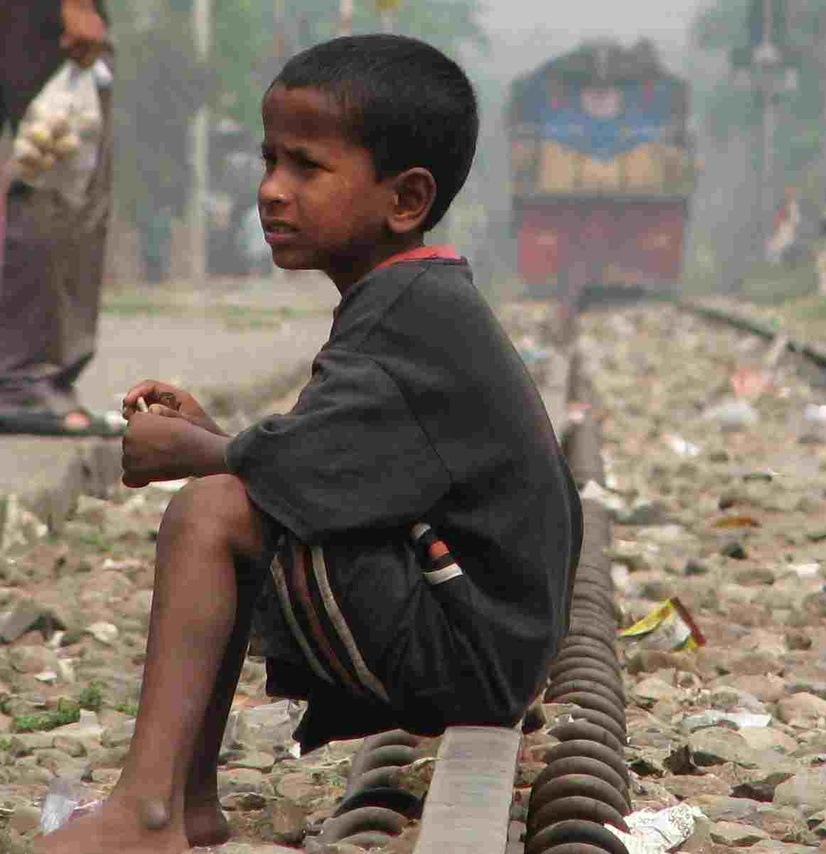
#> input picture Basics/Scan1.jpg, 826 x 854 px, shrunk from 1162 x 1202 before the run
$ python Negative_image.py
#> lines starting #> are read from the running program, lines starting #| are printed output that depends on the picture; after the words box and inside, x2 and y2 are one past the last pixel; in counts of white or black regions, pixels touching at a corner belong together
import cv2

img = cv2.imread('Scan1.jpg')
#> img is the input picture: shape (854, 826, 3); mean B, G, R 100.2, 110.8, 121.5

img_height , img_width , dim = img.shape
#> img_height = 854; img_width = 826; dim = 3

#img = 255 - img

for i in range(0,int(img_height/3)):
	for j in range(0,int(img_width/3)):
		for k in range(0,dim):
			img[i][j][k] = 255 - img[i][j][k]
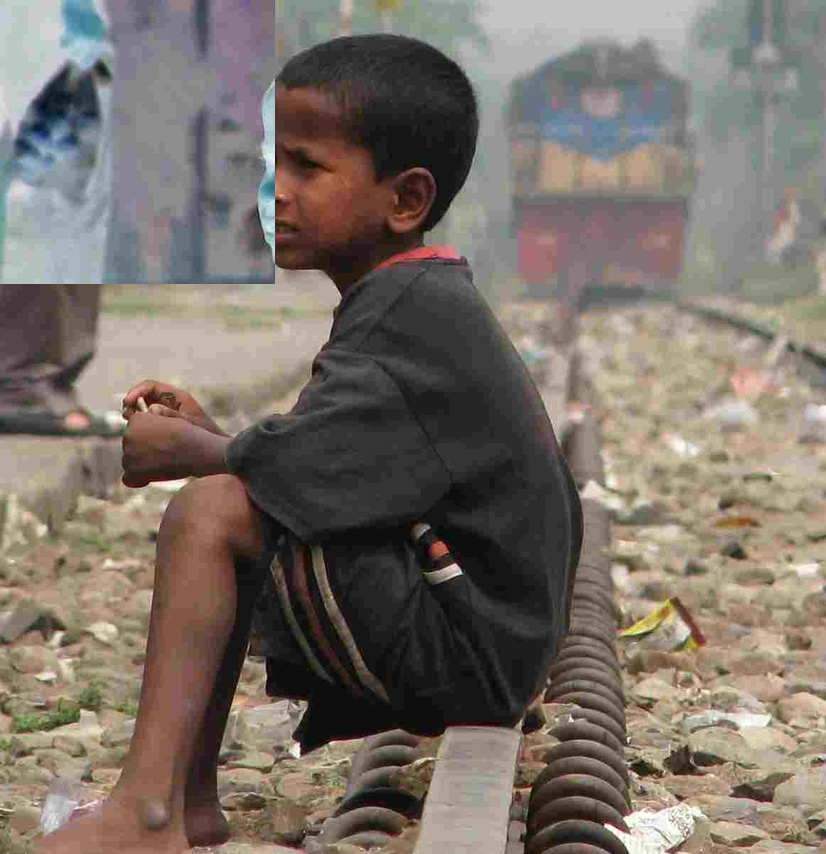
#> img: shape (854, 826, 3); 11.07% of pixels changed, all inside (x1, y1, x2, y2) = (0, 0, 275, 284)

cv2.imshow('image',img)
cv2.waitKey(0)
cv2.destroyAllWindows()
